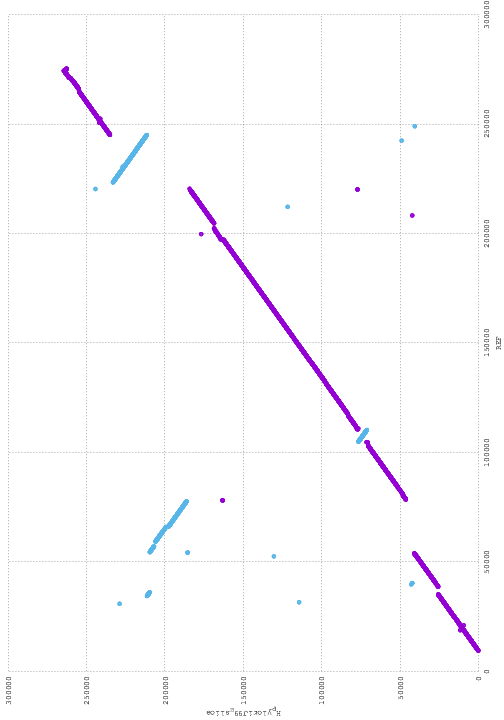

Recreate this plot in gnuplot.
set terminal postscript color solid "Courier" 8
set output "mummer.ps"
set size 1,1
set grid
set nokey
set border 0
set tics scale 0
set xlabel "REF"
set ylabel "H_pyloriJ99_Eslice"
set format "%.0f"
set xrange [1:*]
set yrange [1:*]
set linestyle 1  lt 1 lw 2 pt 6 ps 0.5
set linestyle 2  lt 3 lw 2 pt 6 ps 0.5
set linestyle 3  lt 2 lw 2 pt 6 ps 0.5
plot \
 "mummer.fplot" title "FWD" w lp ls 1, \
 "mummer.rplot" title "REV" w lp ls 2
